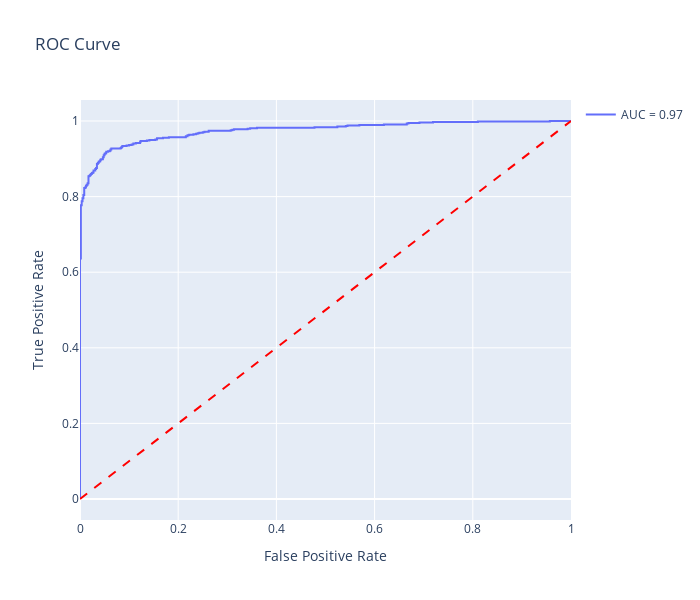

Notebook source saved alongside this figure:
### Markdown cell above
Evaluating a machine learning model on a separate dataset (not the training data) is vital. This process helps detect overfitting (where the model learns training data quirks instead of general patterns), assesses the model's ability to generalize to new, unseen data, ensures robustness (consistent performance across varied data), and helps avoid bias present in the training data. Essentially, it provides a more realistic measure of real-world performance.

### Code cell
evaluator = ModelEvaluator(
    y_true=y_test,
    y_pred=random_search.predict(X_test),
    y_proba=random_search.predict_proba(X_test)[:, 1]
)

# Display scores
evaluator.display_scores()

# Plot the confusion matrix
evaluator.plot_confusion_matrix()

# Plot the ROC curve
evaluator.plot_roc_curve()

### Figure 1 — Plotly figure (JSON) as saved in the notebook; plotly's stock layout.template omitted (floating-point values rounded to 4 significant figures; data arrays with more than 128 entries replaced by an {"elided": "..."} marker saying what was removed)
{"data": [{"mode": "lines", "name": "AUC = 0.97", "type": "scatter", "x": {"elided": "158 float values"}, "y": {"elided": "158 float values"}}, {"line": {"color": "red", "dash": "dash"}, "mode": "lines", "showlegend": false, "type": "scatter", "x": [0, 1], "y": [0, 1]}], "layout": {"autosize": false, "height": 600, "showlegend": true, "title": {"text": "ROC Curve"}, "width": 700, "xaxis": {"title": {"text": "False Positive Rate"}}, "yaxis": {"title": {"text": "True Positive Rate"}}}}
